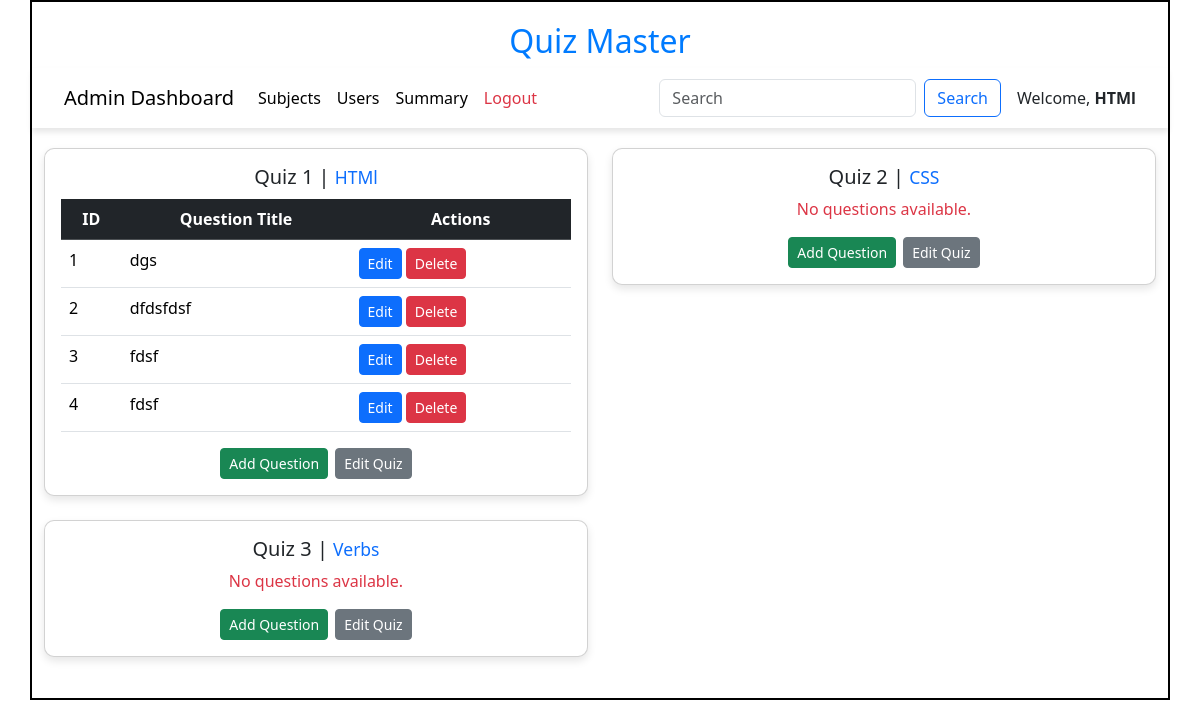
The app's page /quiz_dashboard/HTMl, older data.
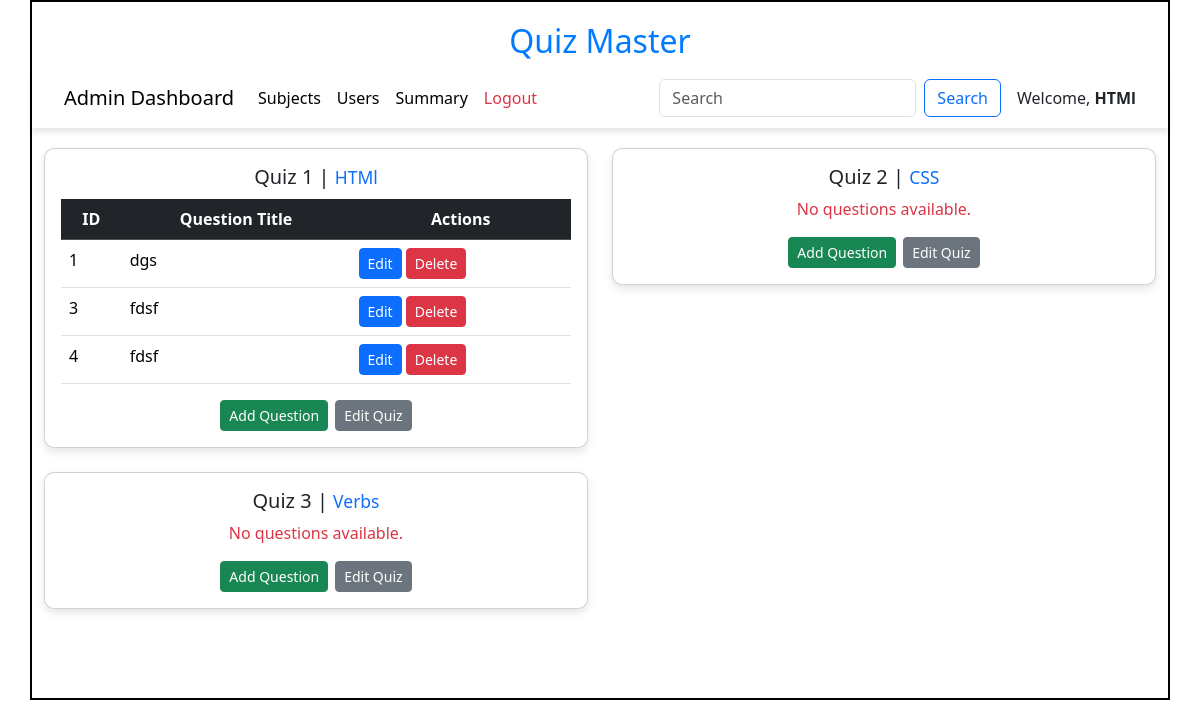
The same page, newer data.
### models/models.py (models this page shows)
class Quiz(db.Model):
    id=db.Column(db.Integer,primary_key=True)
    name = db.Column(db.String,unique=True,nullable=False)
    Chapter_id = db.Column(db.Integer,db.ForeignKey("chapter.id"),nullable=False)
    date_of_quiz = db.Column(db.Date(),nullable=False)
    time_duration = db.Column(db.Time(),nullable =False)
    remarks=db.Column(db.String)
    scores= db.relationship("Score",cascade="all,delete",backref="quiz",lazy=True)
    questions = db.relationship("Question",cascade="all,delete",backref="quiz",lazy=True)

class Question(db.Model):
    id=db.Column(db.Integer,primary_key=True)
    quiz_id = db.Column(db.Integer,db.ForeignKey("quiz.id"),nullable=False)
    question_title = db.Column(db.String,nullable=False)
    question_statement = db.Column(db.String,nullable=False)
    option1 = db.Column(db.String,nullable=False)
    option2 = db.Column(db.String,nullable=False)
    option3 = db.Column(db.String,nullable=False)
    option4 = db.Column(db.String,nullable=False)
    correct_option = db.Column(db.Integer,nullable=False)

### controllers/controller.py (the view)
@app.route('/quiz_dashboard/<name>')
def quiz_dashboard(name):
    quizzes = get_quizs()
    return render_template("quiz_dashboard.html",quizs=quizzes,name=name)

### controllers/controller.py (called while the page is built)
def get_quizs():
    quizs = Quiz.query.all()
    return quizs

### templates/quiz_dashboard.html (shortened to what the changed rows need)
<!DOCTYPE html>
<html lang="en">
<head>
    <link href="https://cdn.jsdelivr.net/npm/bootstrap@5.3.3/dist/css/bootstrap.min.css" rel="stylesheet">
    <link rel="stylesheet" href="/static/css/style.css">
</head>
<body>
    <div id="container">
        <h1 id="heading">Quiz Master</h1>
        <nav class="navbar navbar-expand-lg navbar-light bg-white" style="box-shadow: 0px 4px 6px rgba(0, 0, 0, 0.1);
            padding: 10px 20px;">
            <div class="container-fluid">
                <span class="ms-3">Welcome, <strong>{{name}}</strong></span>
            </div>
        </nav>
        <div class="container" style="margin-top: 20px;">
            {% if quizs %}
        <div class="row">
            {% for quiz in quizs %}
            <div class="col-lg-6 col-md-6 col-sm-12 mb-4">
                <div class="card">
                    <div class="card-body">
                        <h5 class="card-title text-center">
                            Quiz {{ quiz.id }} | <small class="text-primary">{{ quiz.name }}</small>
                        </h5>
                        {% if quiz.questions %}
                        <table class="table">
                            <thead class="table-dark">
                                <tr>
                                    <th scope="col">ID</th>
                                    <th scope="col">Question Title</th>
                                    <th scope="col">Actions</th>
                                </tr>
                            </thead>
                            <tbody>
                                {% for question in quiz.questions %}
                                <tr>
                                    <td>{{ question.id }}</td>
                                    <td>{{ question.question_title }}</td>
                                    <td>
                                        <a href="/edit_question/{{question.id}}/{{name}}" class="btn btn-primary btn-sm">Edit</a>
                                        <a href="/delete_question/{{question.id}}/{{name}}" class="btn btn-danger btn-sm">Delete</a>
                                    </td>
                                </tr>
                                {% endfor %}
                            </tbody>
                        </table>
                        {% else %}
                        <p class="text-center text-danger">No questions available.</p>
                        {% endif %}
                        <div style="display: flex;justify-content: center;">
                            <a href="/add_question/{{quiz.id}}/{{name}}" class="btn btn-success btn-sm" style="margin-right: 7px;">Add Question</a>
                            <a href="/edit_quiz/{{quiz.id}}/{{name}}" class="btn btn-secondary btn-sm">Edit Quiz</a>
                        </div>
                    </div>
                </div>
            </div>
            {% endfor %}
        </div>
        {% else %}
        <p class="text-center">No quizzes are available!</p>
        {% endif %}
        </div>
    </div>
</body>
</html>

Row changes from the older to the newer data that the page shows:
removed Question: id "2", question_title "dfdsfdsf", shown under Quiz "HTMl"
